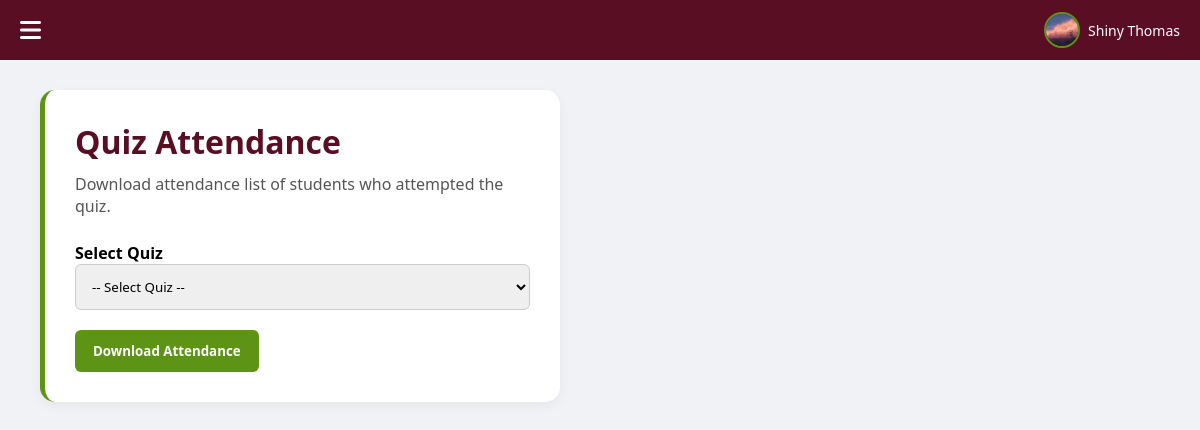
/view_attendance_teacher.php (signed in), run on the app's committed database.
### tables this page shows
CREATE TABLE `teachers` (
  `id` int(11) NOT NULL,
  `name` varchar(100) DEFAULT NULL,
  `username` varchar(100) DEFAULT NULL,
  `email` varchar(100) DEFAULT NULL,
  `password` varchar(255) DEFAULT NULL,
  `profile_pic` varchar(255) DEFAULT NULL,
  `created_at` timestamp NOT NULL DEFAULT current_timestamp(),
  `status` enum('active','inactive') DEFAULT 'active',
  `google_id` varchar(50) DEFAULT NULL
);

### view_attendance_teacher.php (the view, shortened to what this page needs)
<?php
$conn = mysqli_connect("localhost", "root", "", "QuizLance");
$teacher_id = $_SESSION['user_id'];
$res = mysqli_query($conn, "SELECT name, profile_pic FROM Teachers WHERE id=$teacher_id");
$teacher = mysqli_fetch_assoc($res);
$teacher_name = $teacher['name'];
$profile_pic  = $teacher['profile_pic'];
?>
<!DOCTYPE html>
<html lang="en">
<head>
<link rel="stylesheet" href="https://cdnjs.cloudflare.com/ajax/libs/font-awesome/6.0.0/css/all.min.css">
</head>
<body>
<div class="topbar">
    <i class="fas fa-bars" id="menuToggle"></i>
    <div class="top-profile" onclick="toggleProfileMenu()">
        <img src="<?= $profile_pic ? $profile_pic . '?t=' . time() : 'https://via.placeholder.com/36' ?>">
        <span><?= htmlspecialchars($teacher_name) ?></span>
    </div>
</div>
<div class="main-content full" id="mainContent">
    <div class="page-card">
        <h1>Quiz Attendance</h1>
        <p>Download attendance list of students who attempted the quiz.</p>
        <form method="GET" action="download_attendance.php">
            <label><strong>Select Quiz</strong></label>
            <select name="quiz_id" required>
                <option value="">-- Select Quiz --</option>
            </select>
            <button type="submit">Download Attendance</button>
        </form>
    </div>
</div>
</body>
</html>

### view_attendance_teacher.php (style rules this page uses)
* { margin:0; padding:0; box-sizing:border-box; font-family:'Segoe UI', sans-serif; }
body { background:#f0f2f5; }
.topbar { position:fixed; top:0; left:0; width:100%; height:60px; background:#5A0E24; color:white; display:flex; align-items:center; padding:0 20px; z-index:1001; }
.top-profile { margin-left: auto; display: flex; align-items: center; gap: 8px; cursor: pointer; position: relative; }
.top-profile img { width: 36px; height: 36px; border-radius: 50%; object-fit: cover; border: 2px solid #5d9415; }
.top-profile span { font-size: 14px; font-weight: 500; }
.topbar i { font-size:24px; cursor:pointer; }
.main-content { margin-left:260px; padding:90px 40px 40px; transition:0.3s ease; }
.main-content.full { margin-left:0; }
.page-card { background:white; padding:30px; border-radius:15px; box-shadow:0 4px 12px rgba(0,0,0,0.05); border-left:5px solid #5d9415; max-width:520px; }
.page-card h1 { color:#5A0E24; margin-bottom:10px; }
.page-card p { margin-bottom:25px; color:#555; }
select { width:100%; padding:12px; border-radius:6px; border:1px solid #ccc; margin-bottom:20px; }
button { background:#5d9415; color:white; padding:12px 18px; border:none; border-radius:6px; font-weight:bold; cursor:pointer; }

### data on the page
teachers: profile_pic (picture), name "Shiny Thomas"
